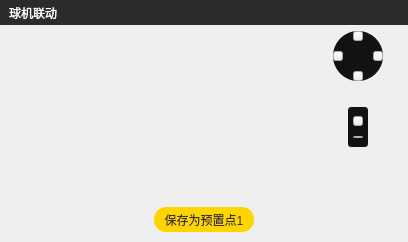
<?xml version="1.0" encoding="UTF-8"?>
<ui version="4.0">
 <class>ballCamCtrl</class>
 <widget class="QWidget" name="ballCamCtrl">
  <property name="geometry">
   <rect>
    <x>0</x>
    <y>0</y>
    <width>408</width>
    <height>242</height>
   </rect>
  </property>
  <property name="sizePolicy">
   <sizepolicy hsizetype="Preferred" vsizetype="Preferred">
    <horstretch>0</horstretch>
    <verstretch>0</verstretch>
   </sizepolicy>
  </property>
  <property name="windowTitle">
   <string>ballCamCtrl</string>
  </property>
  <property name="styleSheet">
   <string notr="true">#label{
font-family:&quot;微软雅黑&quot;;
font-size:12px;
color:#ffffff;
}
#widget{
background:#2A2B2B;
}</string>
  </property>
  <layout class="QGridLayout" name="gridLayout">
   <property name="leftMargin">
    <number>0</number>
   </property>
   <property name="topMargin">
    <number>0</number>
   </property>
   <property name="rightMargin">
    <number>0</number>
   </property>
   <property name="bottomMargin">
    <number>10</number>
   </property>
   <property name="horizontalSpacing">
    <number>0</number>
   </property>
   <property name="verticalSpacing">
    <number>6</number>
   </property>
   <item row="5" column="0">
    <spacer name="verticalSpacer">
     <property name="orientation">
      <enum>Qt::Vertical</enum>
     </property>
     <property name="sizeHint" stdset="0">
      <size>
       <width>20</width>
       <height>40</height>
      </size>
     </property>
    </spacer>
   </item>
   <item row="6" column="0" alignment="Qt::AlignHCenter">
    <widget class="QPushButton" name="savePresetBtn_">
     <property name="minimumSize">
      <size>
       <width>100</width>
       <height>25</height>
      </size>
     </property>
     <property name="maximumSize">
      <size>
       <width>100</width>
       <height>25</height>
      </size>
     </property>
     <property name="styleSheet">
      <string notr="true">#savePresetBtn_{
font-family:&quot;微软雅黑&quot;;
font-size:12px;
background:#ffd500;
border-radius:12px;
color:#333333;
}
</string>
     </property>
     <property name="text">
      <string>保存为预置点1</string>
     </property>
    </widget>
   </item>
   <item row="4" column="0">
    <layout class="QHBoxLayout" name="horizontalLayout_2">
     <property name="spacing">
      <number>0</number>
     </property>
     <item>
      <spacer name="horizontalSpacer_9">
       <property name="orientation">
        <enum>Qt::Horizontal</enum>
       </property>
       <property name="sizeHint" stdset="0">
        <size>
         <width>40</width>
         <height>20</height>
        </size>
       </property>
      </spacer>
     </item>
     <item>
      <widget class="QWidget" name="scaleWgt_" native="true">
       <property name="sizePolicy">
        <sizepolicy hsizetype="Fixed" vsizetype="Fixed">
         <horstretch>0</horstretch>
         <verstretch>0</verstretch>
        </sizepolicy>
       </property>
       <property name="minimumSize">
        <size>
         <width>20</width>
         <height>40</height>
        </size>
       </property>
       <property name="maximumSize">
        <size>
         <width>20</width>
         <height>40</height>
        </size>
       </property>
       <property name="layoutDirection">
        <enum>Qt::LeftToRight</enum>
       </property>
       <property name="styleSheet">
        <string notr="true">QWidget#scaleWgt_{
	background-color :#121212;
	border-radius:3px;
}</string>
       </property>
       <layout class="QGridLayout" name="gridLayout_8">
        <property name="leftMargin">
         <number>5</number>
        </property>
        <property name="topMargin">
         <number>5</number>
        </property>
        <property name="bottomMargin">
         <number>5</number>
        </property>
        <item row="0" column="0">
         <widget class="QPushButton" name="bigger_">
          <property name="minimumSize">
           <size>
            <width>10</width>
            <height>10</height>
           </size>
          </property>
          <property name="maximumSize">
           <size>
            <width>10</width>
            <height>10</height>
           </size>
          </property>
          <property name="styleSheet">
           <string notr="true">#bigger_{
border-image:url(:/image/image/2bigger.png);
}
#bigger_:pressed{
margin:1px;
}
#bigger_:hover{
border-image:url(:/image/image/2biggerb.png);
}</string>
          </property>
          <property name="text">
           <string/>
          </property>
         </widget>
        </item>
        <item row="1" column="0">
         <widget class="QPushButton" name="smaller_">
          <property name="minimumSize">
           <size>
            <width>10</width>
            <height>2</height>
           </size>
          </property>
          <property name="maximumSize">
           <size>
            <width>10</width>
            <height>2</height>
           </size>
          </property>
          <property name="styleSheet">
           <string notr="true">#smaller_{
border-image:url(:/image/image/2small.png);
}
#smaller_:pressed{
margin:1px;
}
#smaller_:hover{
border-image:url(:/image/image/2smallb.png);
}</string>
          </property>
          <property name="text">
           <string/>
          </property>
         </widget>
        </item>
       </layout>
      </widget>
     </item>
     <item>
      <spacer name="horizontalSpacer_10">
       <property name="orientation">
        <enum>Qt::Horizontal</enum>
       </property>
       <property name="sizeType">
        <enum>QSizePolicy::Fixed</enum>
       </property>
       <property name="sizeHint" stdset="0">
        <size>
         <width>40</width>
         <height>20</height>
        </size>
       </property>
      </spacer>
     </item>
    </layout>
   </item>
   <item row="3" column="0">
    <spacer name="verticalSpacer_6">
     <property name="orientation">
      <enum>Qt::Vertical</enum>
     </property>
     <property name="sizeType">
      <enum>QSizePolicy::Fixed</enum>
     </property>
     <property name="sizeHint" stdset="0">
      <size>
       <width>20</width>
       <height>20</height>
      </size>
     </property>
    </spacer>
   </item>
   <item row="2" column="0">
    <layout class="QHBoxLayout" name="horizontalLayout_4">
     <property name="spacing">
      <number>0</number>
     </property>
     <item>
      <spacer name="horizontalSpacer_7">
       <property name="orientation">
        <enum>Qt::Horizontal</enum>
       </property>
       <property name="sizeHint" stdset="0">
        <size>
         <width>40</width>
         <height>20</height>
        </size>
       </property>
      </spacer>
     </item>
     <item>
      <widget class="QWidget" name="moveWgt_" native="true">
       <property name="sizePolicy">
        <sizepolicy hsizetype="Fixed" vsizetype="Fixed">
         <horstretch>0</horstretch>
         <verstretch>0</verstretch>
        </sizepolicy>
       </property>
       <property name="minimumSize">
        <size>
         <width>50</width>
         <height>50</height>
        </size>
       </property>
       <property name="maximumSize">
        <size>
         <width>50</width>
         <height>50</height>
        </size>
       </property>
       <property name="styleSheet">
        <string notr="true">QWidget#moveWgt_{
	background-color :#121212;
	border-radius:25px;
}</string>
       </property>
       <widget class="QPushButton" name="up_">
        <property name="geometry">
         <rect>
          <x>20</x>
          <y>0</y>
          <width>10</width>
          <height>10</height>
         </rect>
        </property>
        <property name="sizePolicy">
         <sizepolicy hsizetype="Fixed" vsizetype="Fixed">
          <horstretch>15</horstretch>
          <verstretch>15</verstretch>
         </sizepolicy>
        </property>
        <property name="minimumSize">
         <size>
          <width>10</width>
          <height>10</height>
         </size>
        </property>
        <property name="maximumSize">
         <size>
          <width>10</width>
          <height>10</height>
         </size>
        </property>
        <property name="styleSheet">
         <string notr="true">#up_{
border-image:url(:/image/image/2up.png);
}
#up_:pressed{
margin:1px;
}
#up_:hover{
border-image:url(:/image/image/2upb.png);
}</string>
        </property>
        <property name="text">
         <string/>
        </property>
       </widget>
       <widget class="QPushButton" name="left_">
        <property name="geometry">
         <rect>
          <x>0</x>
          <y>20</y>
          <width>10</width>
          <height>10</height>
         </rect>
        </property>
        <property name="sizePolicy">
         <sizepolicy hsizetype="Fixed" vsizetype="Fixed">
          <horstretch>10</horstretch>
          <verstretch>10</verstretch>
         </sizepolicy>
        </property>
        <property name="minimumSize">
         <size>
          <width>10</width>
          <height>10</height>
         </size>
        </property>
        <property name="maximumSize">
         <size>
          <width>10</width>
          <height>10</height>
         </size>
        </property>
        <property name="styleSheet">
         <string notr="true">#left_{
border-image:url(:/image/image/2left.png);
}
#left_:pressed{
margin:1px;
}
#left_:hover{
border-image:url(:/image/image/2leftb.png);
}</string>
        </property>
        <property name="text">
         <string/>
        </property>
       </widget>
       <widget class="QPushButton" name="right_">
        <property name="geometry">
         <rect>
          <x>40</x>
          <y>20</y>
          <width>10</width>
          <height>10</height>
         </rect>
        </property>
        <property name="sizePolicy">
         <sizepolicy hsizetype="Fixed" vsizetype="Fixed">
          <horstretch>10</horstretch>
          <verstretch>10</verstretch>
         </sizepolicy>
        </property>
        <property name="minimumSize">
         <size>
          <width>10</width>
          <height>10</height>
         </size>
        </property>
        <property name="maximumSize">
         <size>
          <width>10</width>
          <height>10</height>
         </size>
        </property>
        <property name="styleSheet">
         <string notr="true">#right_{
border-image:url(:/image/image/2right.png);
}
#right_:pressed{
margin:1px;
}
#right_:hover{
border-image:url(:/image/image/2rightb.png);
}</string>
        </property>
        <property name="text">
         <string/>
        </property>
       </widget>
       <widget class="QPushButton" name="down_">
        <property name="geometry">
         <rect>
          <x>20</x>
          <y>40</y>
          <width>10</width>
          <height>10</height>
         </rect>
        </property>
        <property name="sizePolicy">
         <sizepolicy hsizetype="Fixed" vsizetype="Fixed">
          <horstretch>10</horstretch>
          <verstretch>10</verstretch>
         </sizepolicy>
        </property>
        <property name="minimumSize">
         <size>
          <width>10</width>
          <height>10</height>
         </size>
        </property>
        <property name="maximumSize">
         <size>
          <width>10</width>
          <height>10</height>
         </size>
        </property>
        <property name="styleSheet">
         <string notr="true">#down_{
border-image:url(:/image/image/2down.png);
}
#down_:pressed{
margin:1px;
}
#down_:hover{
border-image:url(:/image/image/2downb.png);
}</string>
        </property>
        <property name="text">
         <string/>
        </property>
       </widget>
      </widget>
     </item>
     <item>
      <spacer name="horizontalSpacer_8">
       <property name="orientation">
        <enum>Qt::Horizontal</enum>
       </property>
       <property name="sizeType">
        <enum>QSizePolicy::Fixed</enum>
       </property>
       <property name="sizeHint" stdset="0">
        <size>
         <width>25</width>
         <height>20</height>
        </size>
       </property>
      </spacer>
     </item>
    </layout>
   </item>
   <item row="1" column="0">
    <widget class="QWidget" name="widget" native="true">
     <property name="minimumSize">
      <size>
       <width>0</width>
       <height>25</height>
      </size>
     </property>
     <property name="maximumSize">
      <size>
       <width>16777215</width>
       <height>25</height>
      </size>
     </property>
     <layout class="QHBoxLayout" name="horizontalLayout">
      <property name="spacing">
       <number>0</number>
      </property>
      <property name="leftMargin">
       <number>9</number>
      </property>
      <property name="topMargin">
       <number>0</number>
      </property>
      <property name="rightMargin">
       <number>0</number>
      </property>
      <property name="bottomMargin">
       <number>0</number>
      </property>
      <item>
       <widget class="QLabel" name="label">
        <property name="text">
         <string>球机联动</string>
        </property>
       </widget>
      </item>
     </layout>
    </widget>
   </item>
  </layout>
  <zorder>verticalSpacer_6</zorder>
  <zorder>savePresetBtn_</zorder>
  <zorder>verticalSpacer</zorder>
  <zorder>widget</zorder>
 </widget>
 <layoutdefault spacing="6" margin="11"/>
 <resources/>
 <connections/>
</ui>
